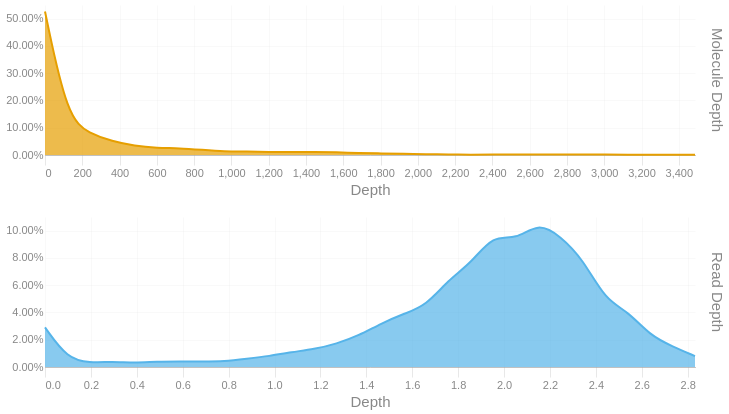

The notebook cell this image was saved under:
### Code cell
readdep = depth_hist(tb['Read Depth'], q99, 3)
readdep = readdep.with_columns(pl.lit('Read Depth').alias('Metric'))
if not SKIPLR:
    moldep = depth_hist(tb['Molecule Depth'], mol_q99, 1)
    moldep = moldep.with_columns(pl.lit('Molecule Depth').alias('Metric'))
    _hist = pl.concat([readdep, moldep])
    _hist = _hist.filter(pl.col('Proportion') != 0)
    with SafeRender(_hist):
        (
            alt.Chart(_hist)        
            .mark_area(interpolate = "basis")
            .encode(
                x=alt.X('Bin:Q').scale(domainMin=0).axis(alt.Axis(title='Depth')),
                y = alt.Y('Proportion:Q', title = None).axis(format = '.2%'),
                color = alt.Color('Metric:N').legend(None),
                row = alt.Row("Metric:N").header(title = None, labelOrient = 'right'),
                tooltip = [
                    alt.Tooltip("Metric:N", title = "Metric"),
                    alt.Tooltip('Interval:N', title = "Depth Interval"),
                    alt.Tooltip('Proportion:Q', title = "% Alignments").format('.2%')
                ]
            )
            .resolve_scale(x='independent', y='independent')
            .properties(
                height = 150, width = 650,
                usermeta={'embedOptions': {'downloadFileName': f'{samplename}.depth.hist'}}
            )
        ).display()
else:
    readdep = readdep.filter(pl.col('Proportion') != 0)
    with SafeRender(readdep):
        (
            alt.Chart(readdep)        
            .mark_area(interpolate = "basis")
            .encode(
                x=alt.X('Bin:Q').scale(domainMin=0).axis(alt.Axis(title='Depth')),
                y = alt.Y('Proportion:Q', title = None).axis(format = '.2%'),
                tooltip = [
                    alt.Tooltip('Interval:N', title = "Depth Interval"),
                    alt.Tooltip('Proportion:Q', title = "% Alignments").format('.2%')
                ]
            )
            .properties(
                usermeta={'embedOptions': {'downloadFileName': f'{samplename}.depth.hist'}}
            )
        ).display()

### Figure 1 — Vega-Lite specification as saved in the notebook (floating-point values rounded to 4 significant figures)
{"width": 650, "height": 150, "config": {"title": {"anchor": "start", "dy": -15, "fontSize": 18, "color": "#888888", "subtitleColor": "#888888", "subtitleFontSize": 14}, "arc": {"fill": "#0072B2"}, "axis": {"domainColor": "#888888", "domainWidth": 0.5, "gridWidth": 0.2, "grid": false, "titleFontWeight": 400, "titleFontSize": 15, "labelFontSize": 11, "labelColor": "#888888", "tickColor": "#888888", "tickWidth": 0.2, "titleColor": "#888888"}, "axisBand": {"grid": false}, "axisX": {"grid": true, "tickSize": 10, "domainCap": "round"}, "axisY": {"domain": false, "grid": true, "tickSize": 0, "domainCap": "round"}, "background": "transparent", "header": {"labelFontSize": 15, "labelColor": "#888888", "titleFontSize": 15, "titleFontWeight": 600, "titleColor": "#888888"}, "legend": {"labelFont": "sans-serif", "labelFontSize": 12, "labelColor": "#888888", "symbolSize": 100, "symbolType": "circle", "titleFontSize": 12, "titlePadding": 10, "titleColor": "#888888", "title": null}, "range": {"category": ["#E69F00", "#56B4E9", "#009E73", "#F0E442", "#0072B2", "#D55E00", "#CC79A7", "#000000"], "diverging": ["#cfe8f3", "#a2d4ec", "#73bfe2", "#46abdb", "#1696d2", "#12719e"]}, "area": {"fill": "#0072B2", "fillOpacity": 0.7, "line": true, "strokeOpacity": 0.7}, "line": {"color": "#0072B2", "stroke": "#0072B2", "strokeWidth": 2}, "trail": {"color": "#0072B2", "stroke": "#0072B2", "strokeWidth": 0, "size": 1}, "point": {"filled": true, "fillOpacity": 1.0, "size": 95}, "text": {"color": "#888888", "fontSize": 11, "align": "right", "fontWeight": 400, "size": 11}, "bar": {"fill": "#0072B2", "stroke": null}, "view": {"stroke": null, "continuousWidth": 660, "continuousHeight": 400}}, "data": {"name": "data-73a8ab05be103e4bddd652ef7979ec7d"}, "mark": {"type": "area", "interpolate": "basis"}, "encoding": {"color": {"field": "Metric", "legend": null, "type": "nominal"}, "row": {"field": "Metric", "header": {"title": null, "labelOrient": "right"}, "type": "nominal"}, "tooltip": [{"field": "Metric", "title": "Metric", "type": "nominal"}, {"field": "Interval", "title": "Depth Interval", "type": "nominal"}, {"field": "Proportion", "format": ".2%", "title": "% Alignments", "type": "quantitative"}], "x": {"axis": {"title": "Depth"}, "field": "Bin", "scale": {"domainMin": 0}, "type": "quantitative"}, "y": {"axis": {"format": ".2%"}, "field": "Proportion", "title": null, "type": "quantitative"}}, "resolve": {"scale": {"x": "independent", "y": "independent"}}, "usermeta": {"embedOptions": {"downloadFileName": "S1_Tusket_003.depth.hist"}}, "$schema": "https://vega.github.io/schema/vega-lite/v6.1.0.json", "datasets": {"data-73a8ab05be103e4bddd652ef7979ec7d": [{"Bin": 0.0, "Interval": "0.0-0.098", "Proportion": 0.029, "Metric": "Read Depth"}, {"Bin": 0.098, "Interval": "0.098-0.195", "Proportion": 0.006, "Metric": "Read Depth"}, {"Bin": 0.195, "Interval": "0.195-0.293", "Proportion": 0.003, "Metric": "Read Depth"}, {"Bin": 0.293, "Interval": "0.293-0.391", "Proportion": 0.004, "Metric": "Read Depth"}, {"Bin": 0.391, "Interval": "0.391-0.488", "Proportion": 0.003, "Metric": "Read Depth"}, {"Bin": 0.488, "Interval": "0.488-0.586", "Proportion": 0.004, "Metric": "Read Depth"}, {"Bin": 0.586, "Interval": "0.586-0.684", "Proportion": 0.004, "Metric": "Read Depth"}, {"Bin": 0.684, "Interval": "0.684-0.781", "Proportion": 0.004, "Metric": "Read Depth"}, {"Bin": 0.781, "Interval": "0.781-0.879", "Proportion": 0.004, "Metric": "Read Depth"}, {"Bin": 0.879, "Interval": "0.879-0.977", "Proportion": 0.006, "Metric": "Read Depth"}, {"Bin": 0.977, "Interval": "0.977-1.074", "Proportion": 0.008, "Metric": "Read Depth"}, {"Bin": 1.074, "Interval": "1.074-1.172", "Proportion": 0.011, "Metric": "Read Depth"}, {"Bin": 1.172, "Interval": "1.172-1.27", "Proportion": 0.013, "Metric": "Read Depth"}, {"Bin": 1.27, "Interval": "1.27-1.367", "Proportion": 0.017, "Metric": "Read Depth"}, {"Bin": 1.367, "Interval": "1.367-1.465", "Proportion": 0.023, "Metric": "Read Depth"}, {"Bin": 1.465, "Interval": "1.465-1.563", "Proportion": 0.032, "Metric": "Read Depth"}, {"Bin": 1.563, "Interval": "1.563-1.66", "Proportion": 0.039, "Metric": "Read Depth"}, {"Bin": 1.66, "Interval": "1.66-1.758", "Proportion": 0.045, "Metric": "Read Depth"}, {"Bin": 1.758, "Interval": "1.758-1.856", "Proportion": 0.064, "Metric": "Read Depth"}, {"Bin": 1.856, "Interval": "1.856-1.953", "Proportion": 0.076, "Metric": "Read Depth"}, {"Bin": 1.953, "Interval": "1.953-2.051", "Proportion": 0.097, "Metric": "Read Depth"}, {"Bin": 2.051, "Interval": "2.051-2.149", "Proportion": 0.093, "Metric": "Read Depth"}, {"Bin": 2.149, "Interval": "2.149-2.246", "Proportion": 0.106, "Metric": "Read Depth"}, {"Bin": 2.246, "Interval": "2.246-2.344", "Proportion": 0.096, "Metric": "Read Depth"}, {"Bin": 2.344, "Interval": "2.344-2.442", "Proportion": 0.079, "Metric": "Read Depth"}, {"Bin": 2.442, "Interval": "2.442-2.539", "Proportion": 0.049, "Metric": "Read Depth"}, {"Bin": 2.539, "Interval": "2.539-2.637", "Proportion": 0.041, "Metric": "Read Depth"}, {"Bin": 2.637, "Interval": "2.637-2.735", "Proportion": 0.023, "Metric": "Read Depth"}, {"Bin": 2.735, "Interval": "2.735-2.832", "Proportion": 0.015, "Metric": "Read Depth"}, {"Bin": 2.832, "Interval": "2.832-2.93", "Proportion": 0.008, "Metric": "Read Depth"}, {"Bin": 0.0, "Interval": "0.0-120.2", "Proportion": 0.526, "Metric": "Molecule Depth"}, {"Bin": 120.2, "Interval": "120.2-240.5", "Proportion": 0.134, "Metric": "Molecule Depth"}, {"Bin": 240.5, "Interval": "240.5-360.7", "Proportion": 0.079, "Metric": "Molecule Depth"}, {"Bin": 360.7, "Interval": "360.7-481.0", "Proportion": 0.05, "Metric": "Molecule Depth"}, {"Bin": 481.0, "Interval": "481.0-601.2", "Proportion": 0.033, "Metric": "Molecule Depth"}, {"Bin": 601.2, "Interval": "601.2-721.4", "Proportion": 0.026, "Metric": "Molecule Depth"}, {"Bin": 721.4, "Interval": "721.4-841.7", "Proportion": 0.025, "Metric": "Molecule Depth"}, {"Bin": 841.7, "Interval": "841.7-961.9", "Proportion": 0.019, "Metric": "Molecule Depth"}, {"Bin": 961.9, "Interval": "961.9-1082.2", "Proportion": 0.013, "Metric": "Molecule Depth"}, {"Bin": 1082.0, "Interval": "1082.2-1202.4", "Proportion": 0.013, "Metric": "Molecule Depth"}, {"Bin": 1202.0, "Interval": "1202.4-1322.6", "Proportion": 0.011, "Metric": "Molecule Depth"}, {"Bin": 1323.0, "Interval": "1322.6-1442.9", "Proportion": 0.011, "Metric": "Molecule Depth"}, {"Bin": 1443.0, "Interval": "1442.9-1563.1", "Proportion": 0.011, "Metric": "Molecule Depth"}, {"Bin": 1563.0, "Interval": "1563.1-1683.4", "Proportion": 0.01, "Metric": "Molecule Depth"}, {"Bin": 1683.0, "Interval": "1683.4-1803.6", "Proportion": 0.007, "Metric": "Molecule Depth"}, {"Bin": 1804.0, "Interval": "1803.6-1923.8", "Proportion": 0.006, "Metric": "Molecule Depth"}, {"Bin": 1924.0, "Interval": "1923.8-2044.1", "Proportion": 0.004, "Metric": "Molecule Depth"}, {"Bin": 2044.0, "Interval": "2044.1-2164.3", "Proportion": 0.003, "Metric": "Molecule Depth"}, {"Bin": 2164.0, "Interval": "2164.3-2284.6", "Proportion": 0.002, "Metric": "Molecule Depth"}, {"Bin": 2285.0, "Interval": "2284.6-2404.8", "Proportion": 0.001, "Metric": "Molecule Depth"}, {"Bin": 2405.0, "Interval": "2404.8-2525.0", "Proportion": 0.002, "Metric": "Molecule Depth"}, {"Bin": 2525.0, "Interval": "2525.0-2645.3", "Proportion": 0.002, "Metric": "Molecule Depth"}, {"Bin": 2645.0, "Interval": "2645.3-2765.5", "Proportion": 0.002, "Metric": "Molecule Depth"}, {"Bin": 2766.0, "Interval": "2765.5-2885.8", "Proportion": 0.002, "Metric": "Molecule Depth"}, {"Bin": 2886.0, "Interval": "2885.8-3006.0", "Proportion": 0.002, "Metric": "Molecule Depth"}, {"Bin": 3006.0, "Interval": "3006.0-3126.2", "Proportion": 0.002, "Metric": "Molecule Depth"}, {"Bin": 3126.0, "Interval": "3126.2-3246.5", "Proportion": 0.001, "Metric": "Molecule Depth"}, {"Bin": 3246.0, "Interval": "3246.5-3366.7", "Proportion": 0.001, "Metric": "Molecule Depth"}, {"Bin": 3367.0, "Interval": "3366.7-3487.0", "Proportion": 0.001, "Metric": "Molecule Depth"}, {"Bin": 3487.0, "Interval": "3487.0-3607.2", "Proportion": 0.001, "Metric": "Molecule Depth"}]}}
